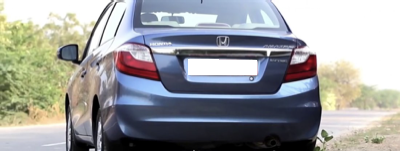
//> input picture car_images/Q4_car.png, 400 x 151 px, given in place of Q5_car.png, which was not available
$ ./hw2-Perspective_Transform   (built with g++ and OpenCV 4)
//> lines starting //> are read from the running program, lines starting //| are printed output that depends on the picture; after the words box and inside, x2 and y2 are one past the last pixel; in counts of white or black regions, pixels touching at a corner belong together; pictures that were not available may be replaced by others from this repository, and a replacement may not be noted
#include <opencv2/opencv.hpp>
#include <iostream>
#include <vector>
using namespace std;
using namespace cv;

int main(int argc, char** argv)
{
    // 讀取圖片
    Mat vehicleImg = imread("C:\\Q5_car.png"/*argv[1]*/);
//> vehicleImg is the input picture: 151 rows x 400 cols, CV_8UC3; mean B, G, R 157.5, 156.8, 155.4
    Mat plateImg = imread("C:\\Q5_plate.png"/*argv[2]*/);
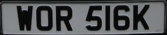
//> input picture car_images/Q4_plate.png, 167 x 35 px, given in place of Q5_plate.png, which was not available
//> plateImg is the input picture: 35 rows x 167 cols, CV_8UC3; mean B, G, R 85.3, 83.6, 81.6

    // 設定白色範圍
    Scalar lower_white(250, 250, 250); //白色的rbg
    Scalar upper_white(255, 255, 255);

    // 提取白色區域
    Mat white_mask;
    inRange(vehicleImg, lower_white, upper_white, white_mask);
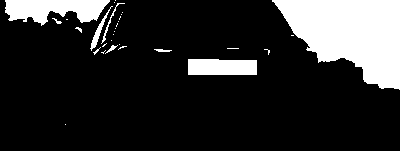
//> white_mask: 151 rows x 400 cols, CV_8UC1; 17.7% white; 30 white regions (22 under 20 px), largest, box (x1, y1, x2, y2) and area: (272, 0, 400, 90) 7396, (5, 0, 110, 26) 1769, (188, 59, 257, 75) 1066

    // 進行形態學操作
    Mat dilated_mask;
    dilate(white_mask, dilated_mask, Mat());
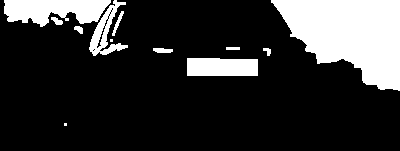
//> dilated_mask: 151 rows x 400 cols, CV_8UC1; 19.9% white; 12 white regions (2 under 20 px)

    // 找到白色區域的邊界
    vector<vector<Point>> contours;
    findContours(dilated_mask, contours, RETR_EXTERNAL, CHAIN_APPROX_SIMPLE);
//> contours = 12 contours, 2 with area under 20; largest, box (x1, y1, x2, y2) and area: (271, 0, 400, 91) 7450, (4, 0, 111, 27) 1866, (187, 58, 258, 76) 1152, (89, 0, 128, 56) 732, (153, 48, 173, 53) 61

    const int edge_margin = 20;
    vector<vector<Point>> filtered_contours;
    for (const auto& contour : contours) {
        Rect bounding_box = boundingRect(contour);
        // 檢查邊界框是否距離邊緣足夠
        if (bounding_box.x > edge_margin &&
            bounding_box.y > edge_margin &&
            bounding_box.x + bounding_box.width < vehicleImg.cols - edge_margin &&
            bounding_box.y + bounding_box.height < vehicleImg.rows - edge_margin) {
            filtered_contours.push_back(contour);
        }
    }
//> this loop made 12 passes
//> bounding_box on passes 2, 3, 4, 7, 8, 9, 10, 11, 12: Rect(187, 58, 71, 18), Rect(263, 48, 8, 8), Rect(153, 48, 20, 5), Rect(74, 26, 9, 8), Rect(51, 17, 12, 8), Rect(112, 11, 12, 25), Rect(271, 0, 129, 91), Rect(89, 0, 39, 56), Rect(4, 0, 107, 27)
//> (contour, bounding_box) on passes 1, 5, 6: (4 Points (x, y): [64, 123], [64, 125], [66, 125], [66, 123], Rect(64, 123, 3, 3)), (4 Points (x, y): [226, 47], [226, 49], [239, 49], [239, 47], Rect(226, 47, 14, 3)), (4 Points (x, y): [110, 39], [110, 41], [112, 41], [112, 39], Rect(110, 39, 3, 3))

    // 找到最大的輪廓
    vector<Point> largest_contour;
    double max_area = 0;
    for (const auto& contour : filtered_contours) {
        double area = contourArea(contour);
        if (area > max_area) {
            max_area = area;
            largest_contour = contour;
        }
    }
//> this loop made 7 passes
//> (area, max_area) on pass 2: (1152.5, 1152.5)
//> area on passes 3, 4, 7: 26.5, 61, 36.5
//> after the loop, max_area = 1152.5; largest_contour = 6 Points (x, y): [187, 58], [187, 75], [257, 75], [257, 59], [220, 59], [219, 58]

    drawContours(vehicleImg, vector<vector<Point>>{largest_contour}, -1, Scalar(0, 0, 0), FILLED);
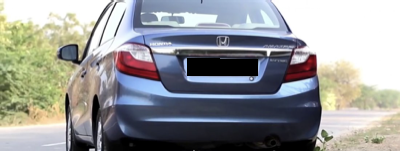
//> vehicleImg: 151 rows x 400 cols, CV_8UC3; 2.05% of pixels changed, all inside (x1, y1, x2, y2) = (187, 58, 258, 76)

    // 獲取輪廓的凸包
    vector<Point> hull;
    convexHull(largest_contour, hull);
//> hull = 5 Points (x, y): [219, 58], [257, 59], [257, 75], [187, 75], [187, 58]

    //將凸包近似為四個頂點
    vector<Point> approx;
    approxPolyDP(hull, approx, arcLength(hull, true) * 0.02, true);
//> approx = 4 Points (x, y): [187, 58], [257, 59], [257, 75], [187, 75]

    if (approx.size() == 4) {
        // 根據位置排序四個點
        sort(approx.begin(), approx.end(), [](const Point& a, const Point& b) {
            return a.y < b.y || (a.y == b.y && a.x < b.x);
            });
//> approx = 4 Points (x, y): [187, 58], [257, 59], [187, 75], [257, 75]

        // 將四個頂點分成左上、右上、右下和左下
        Point2f top_left, top_right, bottom_left, bottom_right;
        if (approx[0].x < approx[1].x) {
            top_left = approx[0];
//> top_left = Point(187, 58)
            top_right = approx[1];
//> top_right = Point(257, 59)
        }
        else {
            top_left = approx[1];
            top_right = approx[0];
        }

        if (approx[2].x < approx[3].x) {
            bottom_left = approx[2];
//> bottom_left = Point(187, 75)
            bottom_right = approx[3];
//> bottom_right = Point(257, 75)
        }
        else {
            bottom_left = approx[3];
            bottom_right = approx[2];
        }

        // 設定動態的目標點
        vector<Point2f> dst_points = { top_left, top_right, bottom_right, bottom_left };
//> dst_points = 4 Points (x, y): [187, 58], [257, 59], [257, 75], [187, 75]

        // 車牌的四個頂點 (左上、右上、右下、左下)
        Point2f src_points[4] = {
            Point2f(0, 0),
            Point2f(plateImg.cols, 0),
            Point2f(plateImg.cols, plateImg.rows),
            Point2f(0, plateImg.rows)
        };

        // 計算透視變換矩陣
        Mat perspective_matrix = getPerspectiveTransform(src_points, dst_points.data());
//> perspective_matrix = [[0.515, 0, 187], [0.0281, 0.486, 58], [0.000374, 0, 1]]

        // 應用透視變換
        Mat warped_license_plate;
        warpPerspective(plateImg, warped_license_plate, perspective_matrix, vehicleImg.size());
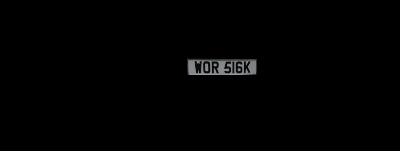
//> warped_license_plate: 151 rows x 400 cols, CV_8UC3; mean B, G, R 1.6, 1.6, 1.6

        Mat result;
        vehicleImg.copyTo(result); // 複製原始車輛圖片
        for (int y = 0; y < warped_license_plate.rows; y++) {
            for (int x = 0; x < warped_license_plate.cols; x++) {
                if (warped_license_plate.at<Vec3b>(y, x) != Vec3b(0, 0, 0)) {
                    result.at<Vec3b>(y, x) = warped_license_plate.at<Vec3b>(y, x);
                }
            }
        }
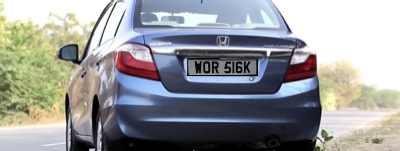
//> result: 151 rows x 400 cols, CV_8UC3; 1.91% of pixels changed, all inside (x1, y1, x2, y2) = (187, 58, 257, 75)

        // 儲存結果
        imwrite("C:\\Users\\acer\\Desktop\\result.png"/*argv[3]*/, result);
    }

    return 0;
}
